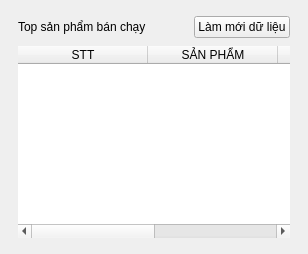
    <widget class="QFrame" name="cardTopProducts">
     <property name="frameShape">
      <enum>QFrame::Shape::NoFrame</enum>
     </property>
     <layout class="QVBoxLayout" name="topProductsLayout">
      <property name="spacing">
       <number>8</number>
      </property>
      <property name="leftMargin">
       <number>18</number>
      </property>
      <property name="topMargin">
       <number>16</number>
      </property>
      <property name="rightMargin">
       <number>18</number>
      </property>
      <property name="bottomMargin">
       <number>16</number>
      </property>
      <item>
       <layout class="QHBoxLayout" name="topProductsHeaderRow">
        <item>
         <widget class="QLabel" name="lblTopProductsTitle">
          <property name="text">
           <string>Top sản phẩm bán chạy</string>
          </property>
         </widget>
        </item>
        <item>
         <spacer name="topProductsSpacer">
          <property name="orientation">
           <enum>Qt::Orientation::Horizontal</enum>
          </property>
          <property name="sizeHint" stdset="0">
           <size>
            <width>40</width>
            <height>20</height>
           </size>
          </property>
         </spacer>
        </item>
        <item>
         <widget class="QPushButton" name="btnDetailLink">
          <property name="cursor">
           <cursorShape>PointingHandCursor</cursorShape>
          </property>
          <property name="text">
           <string>Làm mới dữ liệu</string>
          </property>
         </widget>
        </item>
       </layout>
      </item>
      <item>
       <widget class="QTableWidget" name="tblTopProducts">
        <property name="focusPolicy">
         <enum>Qt::FocusPolicy::NoFocus</enum>
        </property>
        <property name="frameShape">
         <enum>QFrame::Shape::NoFrame</enum>
        </property>
        <property name="editTriggers">
         <set>QAbstractItemView::EditTrigger::NoEditTriggers</set>
        </property>
        <property name="alternatingRowColors">
         <bool>false</bool>
        </property>
        <property name="selectionMode">
         <enum>QAbstractItemView::SelectionMode::NoSelection</enum>
        </property>
        <property name="showGrid">
         <bool>false</bool>
        </property>
        <attribute name="horizontalHeaderMinimumSectionSize">
         <number>52</number>
        </attribute>
        <attribute name="horizontalHeaderDefaultSectionSize">
         <number>130</number>
        </attribute>
        <attribute name="horizontalHeaderHighlightSections">
         <bool>false</bool>
        </attribute>
        <attribute name="horizontalHeaderStretchLastSection">
         <bool>true</bool>
        </attribute>
        <attribute name="verticalHeaderVisible">
         <bool>false</bool>
        </attribute>
        <attribute name="verticalHeaderMinimumSectionSize">
         <number>42</number>
        </attribute>
        <attribute name="verticalHeaderDefaultSectionSize">
         <number>42</number>
        </attribute>
        <column>
         <property name="text">
          <string>STT</string>
         </property>
        </column>
        <column>
         <property name="text">
          <string>SẢN PHẨM</string>
         </property>
        </column>
        <column>
         <property name="text">
          <string>SỐ LƯỢNG</string>
         </property>
        </column>
        <column>
         <property name="text">
          <string>DOANH THU</string>
         </property>
        </column>
       </widget>
      </item>
     </layout>
    </widget>
